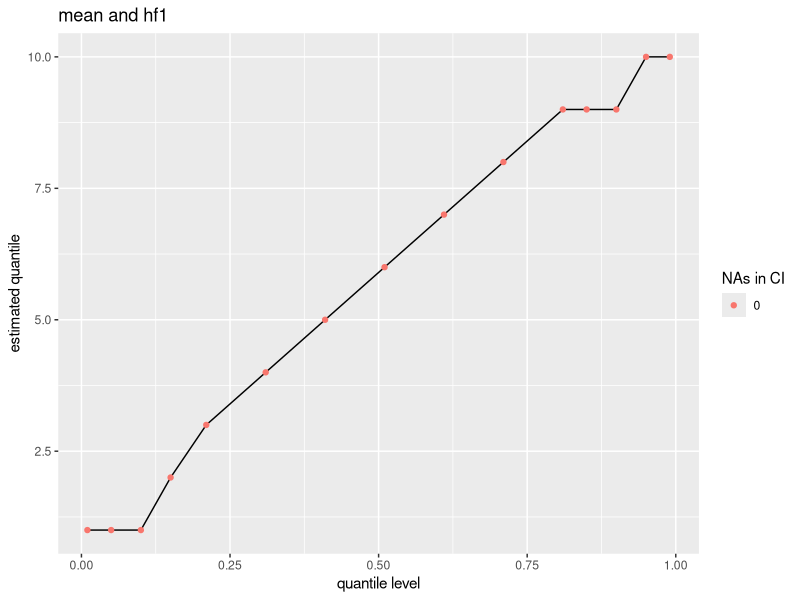
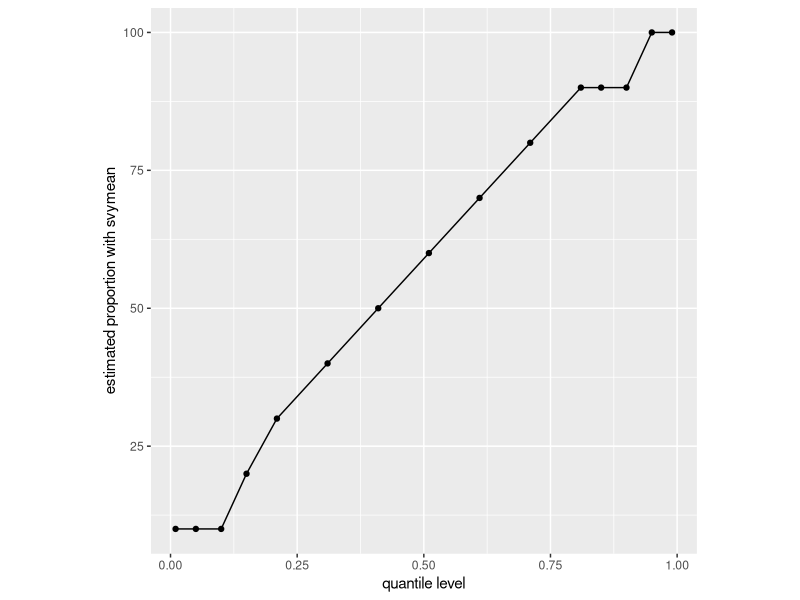
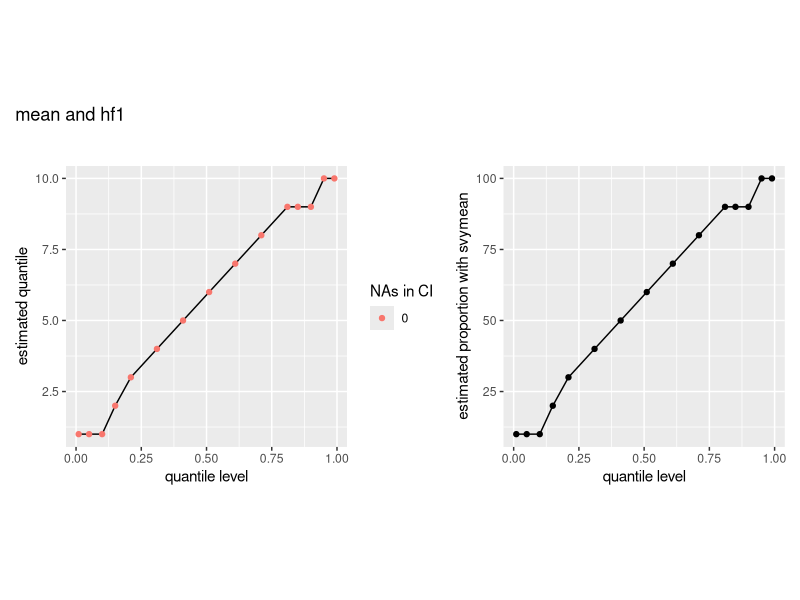
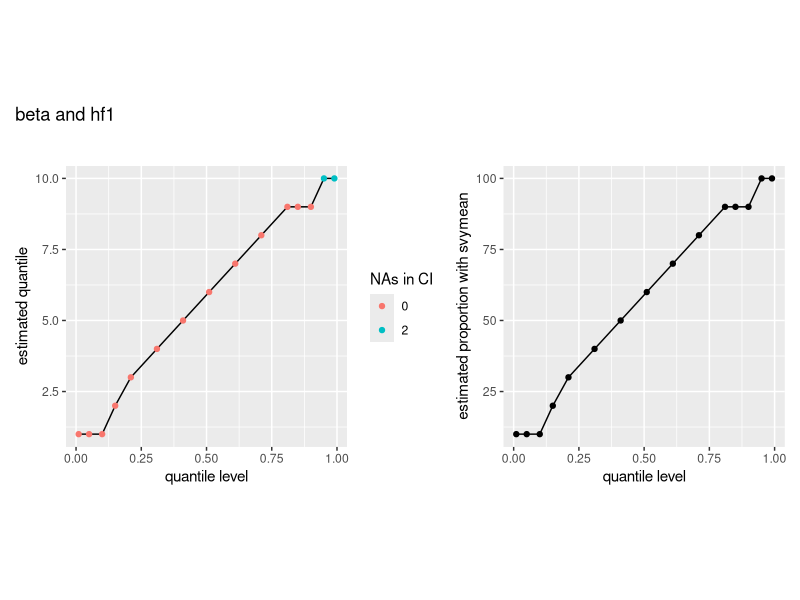
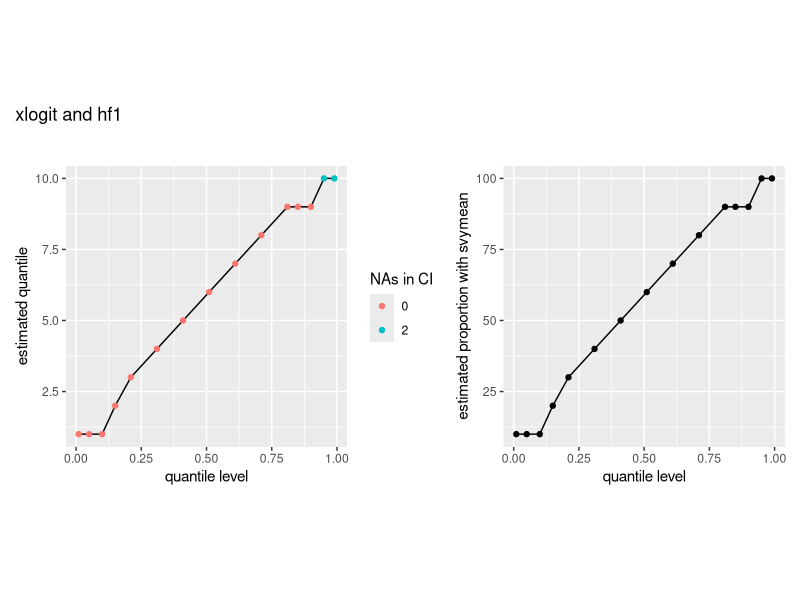
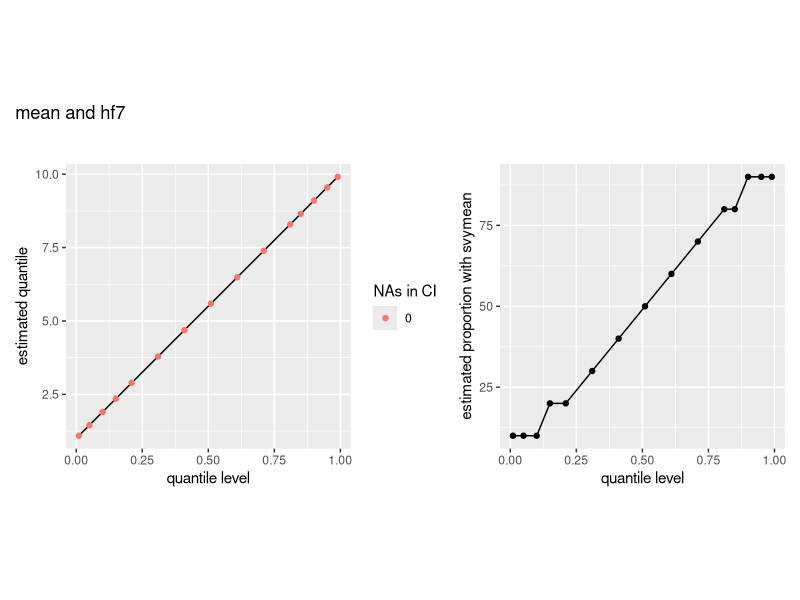
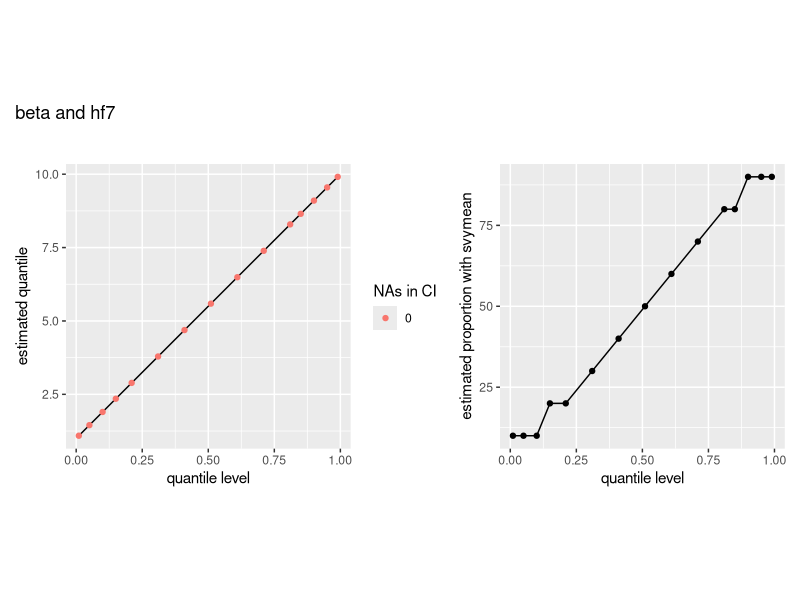
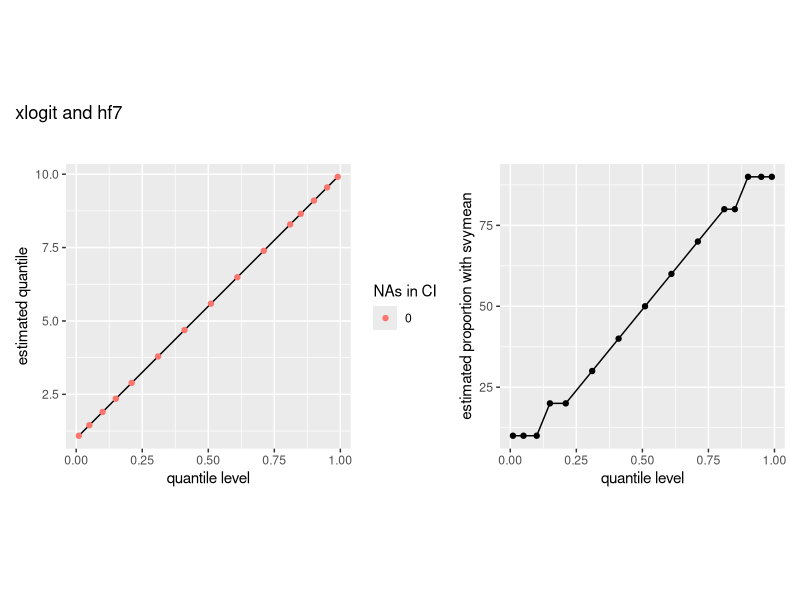

Generate these figures, in order, with R:
## ---- chunk 1
library(survey)
library(dplyr)
library(ggplot2)
library(patchwork)
## ---- chunk 2
packageVersion("survey")
## ---- chunk 3
quantiles <- c(0.01, 0.05, 0.1, 0.15, seq(21, 81, 10)*0.01, 0.85, 0.9, 0.95, 0.99)
## ---- chunk 4
quant_to_df <- function(res, quantile_levels){
  res_df <- data.frame(quantile = res$x[, "quantile"],
                       lwr = res$x[, "ci.2.5"],
                       upr = res$x[, "ci.97.5"],
                       se = res$x[, "se"],
                       level = quantile_levels)
 return(res_df)
}
## ---- chunk 5
quant_to_df_old <- function(res, quantile_levels){
  res_df <- data.frame(quantile = t(res$quantiles)[,"x"],
                       lwr = confint(res)[, 1],
                       upr = confint(res)[, 2],
                       level = quantile_levels)
 return(res_df)
}
## ---- chunk 6
plot_quantile_ci <- function(data, title) {
  data |> 
    mutate(na_flag = case_when((is.na(lwr) & is.na(upr)) == TRUE ~ 2,
                               (is.na(lwr) | is.na(upr)) == TRUE ~ 1,
                               .default = 0)) |> 
    ggplot(aes(x = level)) +
    geom_ribbon(aes(ymin = lwr, ymax = upr), fill = "#D6D6D6") +
    geom_line(aes(y = quantile)) +
    geom_point(aes(y = quantile, color = factor(na_flag))) +
    labs(title = title,
         x = "quantile level",
         y = "estimated quantile",
         color = "NAs in CI")
}
## ---- chunk 7
plot_prop_quantile <- function(quantile_levels, proportion){
  tibble(levels = quantile_levels, prop = proportion * 100) %>% 
  ggplot(aes(x = levels, y = prop)) +
    geom_line() +
    geom_point() +
    labs(x = "quantile level", y = "estimated proportion with svymean") +
    theme(aspect.ratio = 1)
}
## ---- chunk 8
quantile_plot_loop <- function(design, quantiles, qrules = c("hf1", "hf7", "hf8"), 
                               interval_types = c("mean", "beta", "xlogit")){
  
  for (qrule in qrules){
    for (interval_type in interval_types){
      res <- svyquantile(~x, design, quantiles, ci = TRUE,
            interval.type = interval_type, qrule = qrule)
      
      quant_df <- quant_to_df(res, quantiles)
      # plot quantiles and ci
      p_quant_ci <- plot_quantile_ci(quant_df, 
                                title = "")
      # calculate and plot proportions at the estimated quantiles
      prop <- purrr::map(quant_df$quantile, .f = \(z) survey::svymean(~ x <= z, design)) %>% 
        purrr::map_dbl(2)
      p_prop <- plot_prop_quantile(quant_df$level, prop)
      
      print(p_quant_ci + p_prop + plot_annotation(paste(interval_type, "and", qrule)))
      
    }
  }
}
## ---- chunk 9
old_quantile_plot_loop <- function(design, quantiles, ties = c("discrete", "rounded"), 
                               interval_types = c("Wald", "betaWald")){
  
  for (tie in ties){
    for (interval_type in interval_types){
      res <- oldsvyquantile(~x, design, quantiles, ci = TRUE,
            interval.type = interval_type, tie = tie)
      
      quant_df <- quant_to_df_old(res, quantiles)
      # plot quantiles and ci
      p_quant_ci <- plot_quantile_ci(quant_df, 
                                title = "")
      # calculate and plot proportions at the estimated quantiles
      prop <- purrr::map(quant_df$quantile, .f = \(z) survey::svymean(~ x <= z, design)) %>% 
        purrr::map_dbl(2)
      p_prop <- plot_prop_quantile(quant_df$level, prop)
      
      print(p_quant_ci + p_prop + plot_annotation(paste(interval_type, "and", tie)))
      
    }
  }
}

## ---- chunk 10
data_no_strat <- data.frame(x = 1:10, id = 1:10, fpc = 10, probs = 1)

design_no_strat <- svydesign(id = ~id, 
                             probs = ~probs, 
                             data = data_no_strat, 
                             fpc = ~fpc)
## ---- chunk 11
res <- svyquantile(~x, design_no_strat, quantiles, ci = TRUE,
            interval.type = "mean", qrule = "hf1")
## ---- chunk 12
quant_df <- quant_to_df(res, quantiles)
plot_quantile_ci(quant_df, "mean and hf1")
## ---- chunk 13
a <- purrr::map(quant_df$quantile, .f = \(z) survey::svymean(~ x <= z, design_no_strat)) %>% 
  purrr::map_dbl(2)

plot_prop_quantile(quant_df$level, a)
## ---- chunk 14
quantile_plot_loop(design_no_strat, quantiles)
## ---- chunk 15
old_quantile_plot_loop(design_no_strat, quantiles)
## ---- chunk 16
data_strat <- data.frame(x = c(1:10, 1:10), id = 1:20, 
                         strata =  c(rep(1, 10), rep(2,10)),
                         fpc = c(rep(10, 10), rep(100, 10)), 
                         probs = c(rep(1, 10),rep(0.1,10)))

design_strat <- svydesign(id = ~id, 
                          strata = ~strata,
                          probs = ~probs,
                          data = data_strat, 
                          fpc = ~fpc)
## ---- chunk 17
res <- svyquantile(~x, design_strat, quantiles, ci = TRUE,
            interval.type = "mean", qrule = "hf1")

res
## ---- chunk 18
quant_df <- quant_to_df(res, quantiles)
plot_quantile_ci(quant_df, "mean and hf1")
## ---- chunk 19
quantile_plot_loop(design_strat, quantiles)
## ---- chunk 20
old_quantile_plot_loop(design_strat, quantiles)
